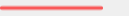
<?xml version="1.0" encoding="UTF-8"?>
<ui version="4.0">
 <class>Form</class>
 <widget class="QWidget" name="Form">
  <property name="geometry">
   <rect>
    <x>0</x>
    <y>0</y>
    <width>129</width>
    <height>16</height>
   </rect>
  </property>
  <property name="sizePolicy">
   <sizepolicy hsizetype="Fixed" vsizetype="Fixed">
    <horstretch>0</horstretch>
    <verstretch>0</verstretch>
   </sizepolicy>
  </property>
  <property name="maximumSize">
   <size>
    <width>16777215</width>
    <height>16</height>
   </size>
  </property>
  <property name="windowTitle">
   <string>Form</string>
  </property>
  <property name="windowOpacity">
   <double>0.000000000000000</double>
  </property>
  <layout class="QVBoxLayout" name="verticalLayout">
   <property name="spacing">
    <number>0</number>
   </property>
   <property name="leftMargin">
    <number>0</number>
   </property>
   <property name="topMargin">
    <number>0</number>
   </property>
   <property name="rightMargin">
    <number>0</number>
   </property>
   <property name="bottomMargin">
    <number>0</number>
   </property>
   <item>
    <widget class="QProgressBar" name="progressBar">
     <property name="maximumSize">
      <size>
       <width>16777215</width>
       <height>6</height>
      </size>
     </property>
     <property name="contextMenuPolicy">
      <enum>Qt::ContextMenuPolicy::NoContextMenu</enum>
     </property>
     <property name="styleSheet">
      <string notr="true"> QProgressBar{ 
    border-radius: 0px;
	background-color: rgba(0,0,0,0);
}
QProgressBar::chunk {
	border-radius: 3px;
     
	background-color: qlineargradient(spread:pad, x1:0.5, y1:0, x2:0.5, y2:1, stop:0 rgba(255, 0, 0, 0), stop:0.502825 rgba(255, 0, 0, 193), stop:1 rgba(255, 0, 0, 0))
}</string>
     </property>
     <property name="value">
      <number>80</number>
     </property>
     <property name="alignment">
      <set>Qt::AlignmentFlag::AlignCenter</set>
     </property>
     <property name="textVisible">
      <bool>false</bool>
     </property>
     <property name="format">
      <string>%v%</string>
     </property>
    </widget>
   </item>
  </layout>
 </widget>
 <resources/>
 <connections/>
</ui>
